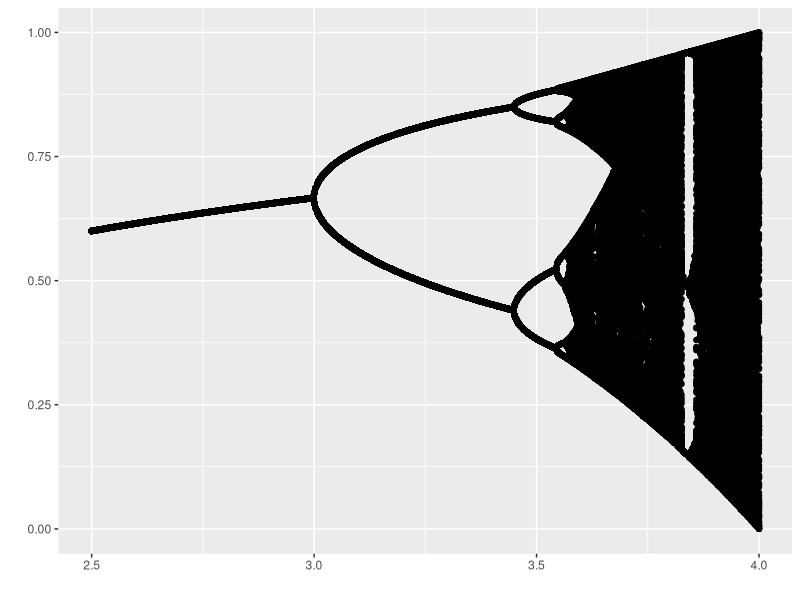

Source code (R):
## ---- chunk 1
library(ggplot2)
logistic.map <- function(r, x, N, M){
  ## r: bifurcation parameter
  ## x: initial value
  ## N: number of iteration
  ## M: number of iteration points to be returned
  z <- 1:N
  z[1] <- x
  for(i in c(1:(N-1))){
    z[i+1] <- r *z[i]  * (1 - z[i])
  }
  ## Return the last M iterations 
  z[c((N-M):N)]
}

## Set scanning range for bifurcation parameter r
my.r <- seq(2.5, 4, by=0.003)
Orbit <- sapply(my.r, logistic.map,  x=0.1, N=1000, M=300)
##   user  system elapsed (on a 2.4GHz Core2Duo)
##   2.910   0.018   2.919 

Orbit <- as.vector(Orbit)
r <- sort(rep(my.r, 301))
d=data.frame(Orbit,r)

ggplot(d,aes(r,Orbit))+geom_point()+xlab("")+ylab("")
